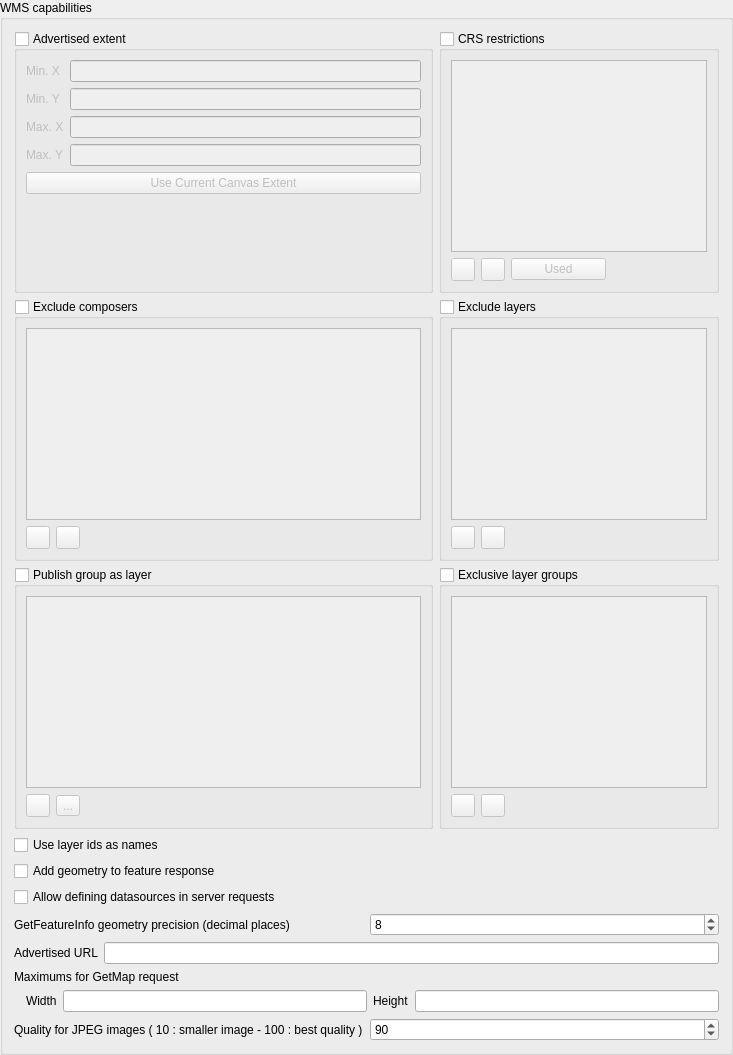
                <widget class="QgsCollapsibleGroupBox" name="grpWMSCapabilities">
                 <property name="title">
                  <string>WMS capabilities</string>
                 </property>
                 <property name="syncGroup" stdset="0">
                  <string notr="true">projowsserver</string>
                 </property>
                 <layout class="QGridLayout" name="gridLayout_13">
                  <item row="2" column="0">
                   <widget class="QgsCollapsibleGroupBox" name="mWMSComposerGroupBox">
                    <property name="title">
                     <string>Exclude composers</string>
                    </property>
                    <property name="checkable">
                     <bool>true</bool>
                    </property>
                    <property name="checked">
                     <bool>false</bool>
                    </property>
                    <property name="collapsed" stdset="0">
                     <bool>false</bool>
                    </property>
                    <property name="saveCollapsedState" stdset="0">
                     <bool>true</bool>
                    </property>
                    <layout class="QGridLayout" name="gridLayout_10">
                     <item row="0" column="0" colspan="3">
                      <widget class="QListWidget" name="mComposerListWidget"/>
                     </item>
                     <item row="1" column="0">
                      <widget class="QToolButton" name="mAddWMSComposerButton">
                       <property name="text">
                        <string/>
                       </property>
                       <property name="icon">
                        <iconset resource="../../images/images.qrc">
                         <normaloff>:/images/themes/default/symbologyAdd.png</normaloff>:/images/themes/default/symbologyAdd.png</iconset>
                       </property>
                      </widget>
                     </item>
                     <item row="1" column="1">
                      <widget class="QToolButton" name="mRemoveWMSComposerButton">
                       <property name="text">
                        <string/>
                       </property>
                       <property name="icon">
                        <iconset resource="../../images/images.qrc">
                         <normaloff>:/images/themes/default/symbologyRemove.png</normaloff>:/images/themes/default/symbologyRemove.png</iconset>
                       </property>
                      </widget>
                     </item>
                     <item row="1" column="2">
                      <spacer name="horizontalSpacer_2">
                       <property name="orientation">
                        <enum>Qt::Horizontal</enum>
                       </property>
                       <property name="sizeHint" stdset="0">
                        <size>
                         <width>0</width>
                         <height>20</height>
                        </size>
                       </property>
                      </spacer>
                     </item>
                    </layout>
                   </widget>
                  </item>
                  <item row="2" column="1">
                   <widget class="QgsCollapsibleGroupBox" name="mLayerRestrictionsGroupBox">
                    <property name="title">
                     <string>Exclude layers</string>
                    </property>
                    <property name="checkable">
                     <bool>true</bool>
                    </property>
                    <property name="checked">
                     <bool>false</bool>
                    </property>
                    <property name="collapsed" stdset="0">
                     <bool>false</bool>
                    </property>
                    <property name="saveCollapsedState" stdset="0">
                     <bool>true</bool>
                    </property>
                    <layout class="QGridLayout" name="gridLayout">
                     <item row="0" column="0" colspan="3">
                      <widget class="QListWidget" name="mLayerRestrictionsListWidget"/>
                     </item>
                     <item row="1" column="0">
                      <widget class="QToolButton" name="mAddLayerRestrictionButton">
                       <property name="text">
                        <string/>
                       </property>
                       <property name="icon">
                        <iconset resource="../../images/images.qrc">
                         <normaloff>:/images/themes/default/symbologyAdd.png</normaloff>:/images/themes/default/symbologyAdd.png</iconset>
                       </property>
                      </widget>
                     </item>
                     <item row="1" column="1">
                      <widget class="QToolButton" name="mRemoveLayerRestrictionButton">
                       <property name="text">
                        <string/>
                       </property>
                       <property name="icon">
                        <iconset resource="../../images/images.qrc">
                         <normaloff>:/images/themes/default/symbologyRemove.png</normaloff>:/images/themes/default/symbologyRemove.png</iconset>
                       </property>
                      </widget>
                     </item>
                     <item row="1" column="2">
                      <spacer name="horizontalSpacer_3">
                       <property name="orientation">
                        <enum>Qt::Horizontal</enum>
                       </property>
                       <property name="sizeHint" stdset="0">
                        <size>
                         <width>0</width>
                         <height>20</height>
                        </size>
                       </property>
                      </spacer>
                     </item>
                    </layout>
                   </widget>
                  </item>
                  <item row="1" column="0">
                   <widget class="QgsCollapsibleGroupBox" name="grpWMSExt">
                    <property name="title">
                     <string>Advertised extent</string>
                    </property>
                    <property name="checkable">
                     <bool>true</bool>
                    </property>
                    <property name="checked">
                     <bool>false</bool>
                    </property>
                    <property name="collapsed" stdset="0">
                     <bool>false</bool>
                    </property>
                    <property name="saveCollapsedState" stdset="0">
                     <bool>true</bool>
                    </property>
                    <layout class="QGridLayout" name="gridLayout_4">
                     <item row="0" column="0">
                      <widget class="QLabel" name="label_16">
                       <property name="text">
                        <string>Min. X</string>
                       </property>
                       <property name="buddy">
                        <cstring>mWMSExtMinX</cstring>
                       </property>
                      </widget>
                     </item>
                     <item row="0" column="1">
                      <widget class="QLineEdit" name="mWMSExtMinX">
                       <property name="text">
                        <string/>
                       </property>
                      </widget>
                     </item>
                     <item row="1" column="0">
                      <widget class="QLabel" name="label_17">
                       <property name="text">
                        <string>Min. Y</string>
                       </property>
                       <property name="buddy">
                        <cstring>mWMSExtMinY</cstring>
                       </property>
                      </widget>
                     </item>
                     <item row="1" column="1">
                      <widget class="QLineEdit" name="mWMSExtMinY">
                       <property name="text">
                        <string/>
                       </property>
                      </widget>
                     </item>
                     <item row="2" column="0">
                      <widget class="QLabel" name="label_18">
                       <property name="text">
                        <string>Max. X</string>
                       </property>
                       <property name="buddy">
                        <cstring>mWMSExtMaxX</cstring>
                       </property>
                      </widget>
                     </item>
                     <item row="2" column="1">
                      <widget class="QLineEdit" name="mWMSExtMaxX">
                       <property name="text">
                        <string/>
                       </property>
                      </widget>
                     </item>
                     <item row="3" column="0">
                      <widget class="QLabel" name="label_19">
                       <property name="text">
                        <string>Max. Y</string>
                       </property>
                       <property name="buddy">
                        <cstring>mWMSExtMaxY</cstring>
                       </property>
                      </widget>
                     </item>
                     <item row="3" column="1">
                      <widget class="QLineEdit" name="mWMSExtMaxY">
                       <property name="text">
                        <string/>
                       </property>
                      </widget>
                     </item>
                     <item row="4" column="0" colspan="2">
                      <widget class="QPushButton" name="pbnWMSExtCanvas">
                       <property name="text">
                        <string>Use Current Canvas Extent</string>
                       </property>
                      </widget>
                     </item>
                     <item row="5" column="0" colspan="2">
                      <spacer name="verticalSpacer_3">
                       <property name="orientation">
                        <enum>Qt::Vertical</enum>
                       </property>
                       <property name="sizeHint" stdset="0">
                        <size>
                         <width>20</width>
                         <height>40</height>
                        </size>
                       </property>
                      </spacer>
                     </item>
                    </layout>
                   </widget>
                  </item>
                  <item row="1" column="1">
                   <widget class="QgsCollapsibleGroupBox" name="grpWMSList">
                    <property name="title">
                     <string>CRS restrictions</string>
                    </property>
                    <property name="checkable">
                     <bool>true</bool>
                    </property>
                    <property name="checked">
                     <bool>false</bool>
                    </property>
                    <property name="collapsed" stdset="0">
                     <bool>false</bool>
                    </property>
                    <property name="saveCollapsedState" stdset="0">
                     <bool>true</bool>
                    </property>
                    <layout class="QGridLayout" name="gridLayout_5">
                     <item row="1" column="0">
                      <widget class="QToolButton" name="pbnWMSAddSRS">
                       <property name="icon">
                        <iconset resource="../../images/images.qrc">
                         <normaloff>:/images/themes/default/mActionSignPlus.png</normaloff>:/images/themes/default/mActionSignPlus.png</iconset>
                       </property>
                      </widget>
                     </item>
                     <item row="0" column="0" colspan="4">
                      <widget class="QListWidget" name="mWMSList"/>
                     </item>
                     <item row="1" column="2">
                      <widget class="QPushButton" name="pbnWMSSetUsedSRS">
                       <property name="text">
                        <string>Used</string>
                       </property>
                      </widget>
                     </item>
                     <item row="1" column="1">
                      <widget class="QToolButton" name="pbnWMSRemoveSRS">
                       <property name="icon">
                        <iconset resource="../../images/images.qrc">
                         <normaloff>:/images/themes/default/symbologyRemove.png</normaloff>:/images/themes/default/symbologyRemove.png</iconset>
                       </property>
                      </widget>
                     </item>
                    </layout>
                   </widget>
                  </item>
                  <item row="10" column="0" colspan="2">
                   <layout class="QHBoxLayout" name="horizontalLayout_10">
                    <item>
                     <widget class="QLabel" name="mWMSImageQualityLabel">
                      <property name="text">
                       <string>Quality for JPEG images ( 10 : smaller image - 100 : best quality )</string>
                      </property>
                     </widget>
                    </item>
                    <item>
                     <widget class="QSpinBox" name="mWMSImageQualitySpinBox">
                      <property name="minimum">
                       <number>10</number>
                      </property>
                      <property name="maximum">
                       <number>100</number>
                      </property>
                      <property name="singleStep">
                       <number>5</number>
                      </property>
                      <property name="value">
                       <number>90</number>
                      </property>
                     </widget>
                    </item>
                   </layout>
                  </item>
                  <item row="5" column="0">
                   <widget class="QCheckBox" name="mAddWktGeometryCheckBox">
                    <property name="text">
                     <string>Add geometry to feature response</string>
                    </property>
                   </widget>
                  </item>
                  <item row="9" column="0" colspan="2">
                   <layout class="QGridLayout" name="gridLayout_3">
                    <item row="1" column="1">
                     <widget class="QLabel" name="mMaxWidthLabel">
                      <property name="text">
                       <string>Width</string>
                      </property>
                     </widget>
                    </item>
                    <item row="1" column="0">
                     <spacer name="horizontalSpacer_6">
                      <property name="orientation">
                       <enum>Qt::Horizontal</enum>
                      </property>
                      <property name="sizeType">
                       <enum>QSizePolicy::Fixed</enum>
                      </property>
                      <property name="sizeHint" stdset="0">
                       <size>
                        <width>6</width>
                        <height>20</height>
                       </size>
                      </property>
                     </spacer>
                    </item>
                    <item row="1" column="4">
                     <widget class="QLineEdit" name="mMaxHeightLineEdit"/>
                    </item>
                    <item row="1" column="2">
                     <widget class="QLineEdit" name="mMaxWidthLineEdit"/>
                    </item>
                    <item row="1" column="3">
                     <widget class="QLabel" name="mMaxHeightLabel">
                      <property name="text">
                       <string>Height</string>
                      </property>
                     </widget>
                    </item>
                    <item row="0" column="0" colspan="5">
                     <widget class="QLabel" name="label_21">
                      <property name="text">
                       <string>Maximums for GetMap request</string>
                      </property>
                     </widget>
                    </item>
                   </layout>
                  </item>
                  <item row="7" column="0" colspan="2">
                   <layout class="QHBoxLayout" name="grpWMSPrecision">
                    <item>
                     <widget class="QLabel" name="label_5">
                      <property name="text">
                       <string>GetFeatureInfo geometry precision (decimal places)</string>
                      </property>
                     </widget>
                    </item>
                    <item>
                     <widget class="QSpinBox" name="mWMSPrecisionSpinBox">
                      <property name="minimum">
                       <number>1</number>
                      </property>
                      <property name="maximum">
                       <number>17</number>
                      </property>
                      <property name="value">
                       <number>8</number>
                      </property>
                     </widget>
                    </item>
                   </layout>
                  </item>
                  <item row="8" column="0" colspan="2">
                   <layout class="QHBoxLayout" name="horizontalLayout_2">
                    <item>
                     <widget class="QLabel" name="mWMSUrlLabel">
                      <property name="text">
                       <string>Advertised URL</string>
                      </property>
                     </widget>
                    </item>
                    <item>
                     <widget class="QLineEdit" name="mWMSUrlLineEdit"/>
                    </item>
                   </layout>
                  </item>
                  <item row="4" column="0">
                   <widget class="QCheckBox" name="mWmsUseLayerIDs">
                    <property name="text">
                     <string>Use layer ids as names</string>
                    </property>
                   </widget>
                  </item>
                  <item row="3" column="0">
                   <widget class="QgsCollapsibleGroupBox" name="mPublishGroupAsLayerGroupBox">
                    <property name="title">
                     <string>Publish group as layer</string>
                    </property>
                    <property name="checkable">
                     <bool>true</bool>
                    </property>
                    <property name="checked">
                     <bool>false</bool>
                    </property>
                    <layout class="QGridLayout" name="gridLayout_17">
                     <item row="0" column="0" colspan="3">
                      <widget class="QListWidget" name="mGroupAsLayerListWidget"/>
                     </item>
                     <item row="1" column="0">
                      <widget class="QToolButton" name="mAddGroupAsLayerButton">
                       <property name="text">
                        <string/>
                       </property>
                       <property name="icon">
                        <iconset resource="../../images/images.qrc">
                         <normaloff>:/images/themes/default/symbologyAdd.png</normaloff>:/images/themes/default/symbologyAdd.png</iconset>
                       </property>
                      </widget>
                     </item>
                     <item row="1" column="1">
                      <widget class="QToolButton" name="mRemoveGroupAsLayerButton">
                       <property name="text">
                        <string>...</string>
                       </property>
                       <property name="icon">
                        <iconset resource="../../images/images.qrc">
                         <normaloff>:/images/themes/default/symbologyRemove.png</normaloff>:/images/themes/default/symbologyRemove.png</iconset>
                       </property>
                      </widget>
                     </item>
                     <item row="1" column="2">
                      <spacer name="horizontalSpacer_7">
                       <property name="orientation">
                        <enum>Qt::Horizontal</enum>
                       </property>
                       <property name="sizeHint" stdset="0">
                        <size>
                         <width>335</width>
                         <height>20</height>
                        </size>
                       </property>
                      </spacer>
                     </item>
                    </layout>
                   </widget>
                  </item>
                  <item row="3" column="1">
                   <widget class="QgsCollapsibleGroupBox" name="mWMSExclusiveGroupsComboBox">
                    <property name="title">
                     <string>Exclusive layer groups</string>
                    </property>
                    <property name="checkable">
                     <bool>true</bool>
                    </property>
                    <property name="checked">
                     <bool>false</bool>
                    </property>
                    <layout class="QGridLayout" name="gridLayout_15">
                     <item row="0" column="0" colspan="3">
                      <widget class="QListWidget" name="mExclusiveLayerGroupsListWidget"/>
                     </item>
                     <item row="1" column="0">
                      <widget class="QToolButton" name="mAddExclusiveGroupButton">
                       <property name="text">
                        <string/>
                       </property>
                       <property name="icon">
                        <iconset resource="../../images/images.qrc">
                         <normaloff>:/images/themes/default/symbologyAdd.png</normaloff>:/images/themes/default/symbologyAdd.png</iconset>
                       </property>
                      </widget>
                     </item>
                     <item row="1" column="1">
                      <widget class="QToolButton" name="mRemoveExclusiveGroupButton">
                       <property name="text">
                        <string/>
                       </property>
                       <property name="icon">
                        <iconset resource="../../images/images.qrc">
                         <normaloff>:/images/themes/default/symbologyRemove.png</normaloff>:/images/themes/default/symbologyRemove.png</iconset>
                       </property>
                      </widget>
                     </item>
                     <item row="1" column="2">
                      <spacer name="horizontalSpacer_8">
                       <property name="orientation">
                        <enum>Qt::Horizontal</enum>
                       </property>
                       <property name="sizeHint" stdset="0">
                        <size>
                         <width>81</width>
                         <height>20</height>
                        </size>
                       </property>
                      </spacer>
                     </item>
                    </layout>
                   </widget>
                  </item>
                  <item row="6" column="0">
                   <widget class="QCheckBox" name="mAllowRequestDefinedDataSourcesBox">
                    <property name="text">
                     <string>Allow defining datasources in server requests</string>
                    </property>
                   </widget>
                  </item>
                 </layout>
                </widget>
